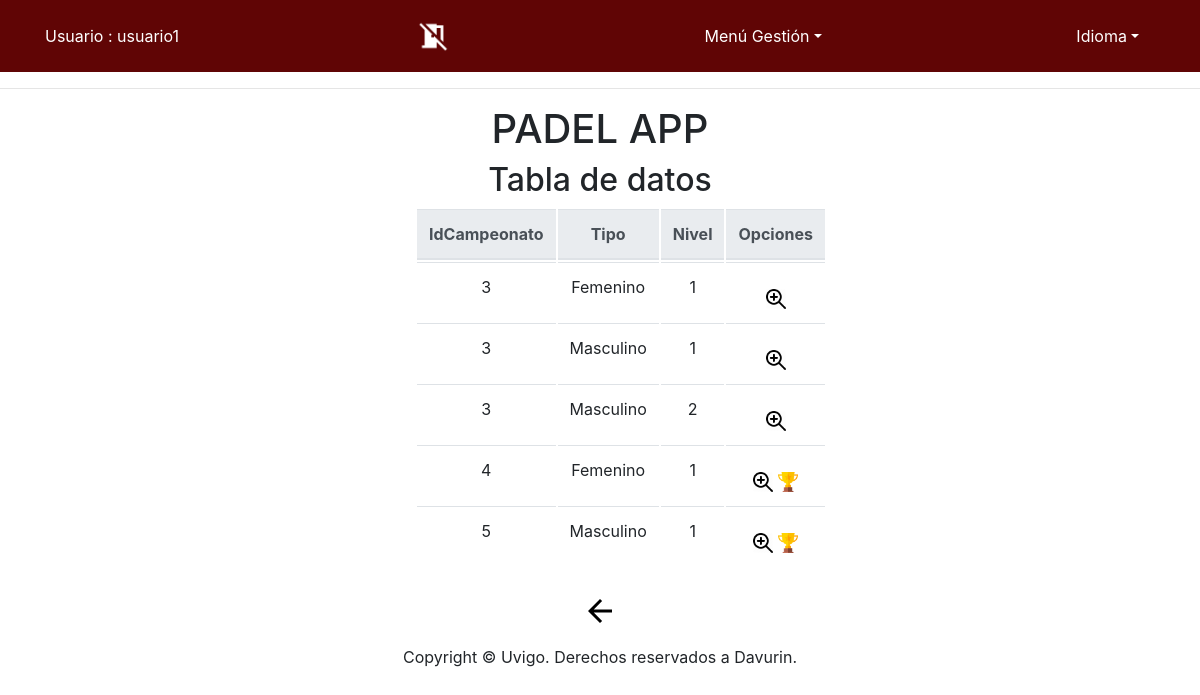
/app/Controllers/CATEGORIA_CONTROLLER.php (signed in), run on the app's committed database.
### tables this page shows
CREATE TABLE IF NOT EXISTS `Categoria` (
  `IdCampeonato` INT NOT NULL,
  `Tipo` VARCHAR(10) NOT NULL,
  `Nivel` INT NOT NULL,
  PRIMARY KEY (`IdCampeonato`, `Tipo`, `Nivel`),
  INDEX `fk_Campeonato_has_Categoria_idx` (`IdCampeonato` ASC) ,
  CONSTRAINT `fk_Campeonato_has_Categoria_idx`
    FOREIGN KEY (`IdCampeonato`)
    REFERENCES `Campeonato` (`IdCampeonato`)
    ON DELETE NO ACTION
    ON UPDATE NO ACTION);

### app/Models/CATEGORIA_MODEL.php (called while the page is built, shortened)
<?php
class CATEGORIA_MODEL{
	var $IdCampeonato;
    var $Tipo;
	var $Nivel;
	var $mysqli;
	function __construct($IdCampeonato,$Tipo,$Nivel) {
		$this->IdCampeonato = $IdCampeonato;
		$this->Tipo = $Tipo;
		$this->Nivel = $Nivel;
		include_once '../Functions/BdAdmin.php';
		$this->mysqli = ConectarBD();
	}
	function SEARCH() {
		$sql = "select Cat.IdCampeonato as IdCampeonato,
					Cat.Tipo as Tipo,
					Cat.Nivel as Nivel,
					Cam.FechaIni as FechaIni,
					Cam.FechaFin as FechaFin,
					Cam.HoraIni as HoraIni,
					Cam.HoraFin as HoraFin,
					(select count(numPareja)  from Pareja where  IdCampeonato = Cat.IdCampeonato  && Tipo = Cat.Tipo  && Nivel LIKE Cat.Nivel) as numInscritos
       			from CATEGORIA Cat, CAMPEONATO Cam
    			where
    				(
					(BINARY Cat.IdCampeonato LIKE '%$this->IdCampeonato%') &&
					(BINARY Cat.Tipo LIKE '%$this->Tipo%') &&
					(BINARY Cat.Nivel LIKE '%$this->Nivel%')
					&& (Cat.IdCampeonato = Cam.IdCampeonato))
    				";
		if ( !( $resultado = $this->mysqli->query( $sql ) ) ) {
			return 'Error en la consulta sobre la base de datos';
		} else {
			return $resultado;
		}
	}
 	}
?>

### app/Functions/BdAdmin.php (called while the page is built, shortened)
<?php
function ConectarBD()
{
	    $mysqli = new mysqli("localhost", "user", "pass", "abpbase");
		return $mysqli;
}
?>

### app/Views/CATEGORIA/CATEGORIA_SHOWALL_View.php (the view, shortened to what this page needs)
<?php
class CATEGORIA_SHOWALL {
	function __construct( $lista, $datos) {
		$this->lista = $lista;
		$this->datos = $datos;
		$this->render($this->lista,$this->datos);
	}
	function render($lista,$datos){
		$this->datos = $datos;
	include '../Views/Header.php';
?>
		<div class="seccion" align="center">
			<h2>
				<?php echo $strings['Tabla de datos'];?>
			</h2>
			<div class="col-md-4" style="text-align: center">
			<table class="table">
				<thead class="thead-light">
				<tr>
<?php
					foreach ( $lista as $atributo ) {
?>
					<th>
						<?php echo $strings[$atributo]?>
					</th>
<?php
					}
?>
					<th colspan="2" >
						<?php echo $strings['Opciones']?>
					</th>
				</tr>
<?php
				while ( $fila = mysqli_fetch_array( $this->datos ) ) {
?>
				<tr>
<?php
					foreach ( $lista as $atributo ) {
?>
					<td>
<?php
							echo $fila[ $atributo ];
?>
					</td>
<?php
					}
?>
					<td>
						<form action="../Controllers/CATEGORIA_CONTROLLER.php" method="get" style="display:inline" >
								<button id ="buttonBien" type="submit" name="action" value="SHOWCURRENT" ><img src="../Views/icon/verdetalles_2.jpg" alt="<?php echo $strings['Ver en detalle']?>" width="20" height="20"/></button>
<?php
					if((($fila['FechaIni'] < date("Y-m-d")) && ($fila['FechaFin'] >= date("Y-m-d")) && $fila['numInscritos'] <= 96))
					{
						if(($fila['FechaFin'] == date("Y-m-d")) && ($fila['HoraFin'] > date("H:i:s"))){
?>
								<button id ="buttonBien" type="submit" name="action" value="INSCRIPTION" ><img src="../Views/icon/exito.png" alt="<?php echo $strings['Ver en detalle']?>" width="20" height="20"/></button>
<?php
							  }else{
								if(($fila['FechaFin'] > date("Y-m-d"))){
?>
									<button id ="buttonBien" type="submit" name="action" value="INSCRIPTION" ><img src="../Views/icon/exito.png" alt="<?php echo $strings['Ver en detalle']?>" width="20" height="20"/></button>
<?php
								}
							}
					}
?>
						</form>
				</tr>
<?php
				}
?>
			</thead>
			</table>
			<form action='../Controllers/USUARIO_CONTROLLER.php' method="post">
				<button id ="buttonBien" type="submit"><img src="../Views/icon/back_big2.png" alt="<?php echo $strings['Atras']?>" /></button>
			</form>
			</div>
		</div>
<?php
		include '../Views/Footer.php';
		}
		}
?>

### data on the page
categoria: IdCampeonato "3", Tipo "Femenino", Nivel "1"
categoria: IdCampeonato "3", Tipo "Masculino", Nivel "1"
categoria: IdCampeonato "3", Tipo "Masculino", Nivel "2"
categoria: IdCampeonato "4", Tipo "Femenino", Nivel "1"
categoria: IdCampeonato "5", Tipo "Masculino", Nivel "1"

### other printed values
$strings['Usuario'] "Usuario"
$_SESSION['login'] "usuario1"
$strings['menuGestion'] "Menú Gestión"
$strings['idioma'] "Idioma"
$strings['Tabla de datos'] "Tabla de datos"
$strings[$atributo] "IdCampeonato"
$strings[$atributo] "Tipo"
$strings[$atributo] "Nivel"
$strings['Opciones'] "Opciones"
